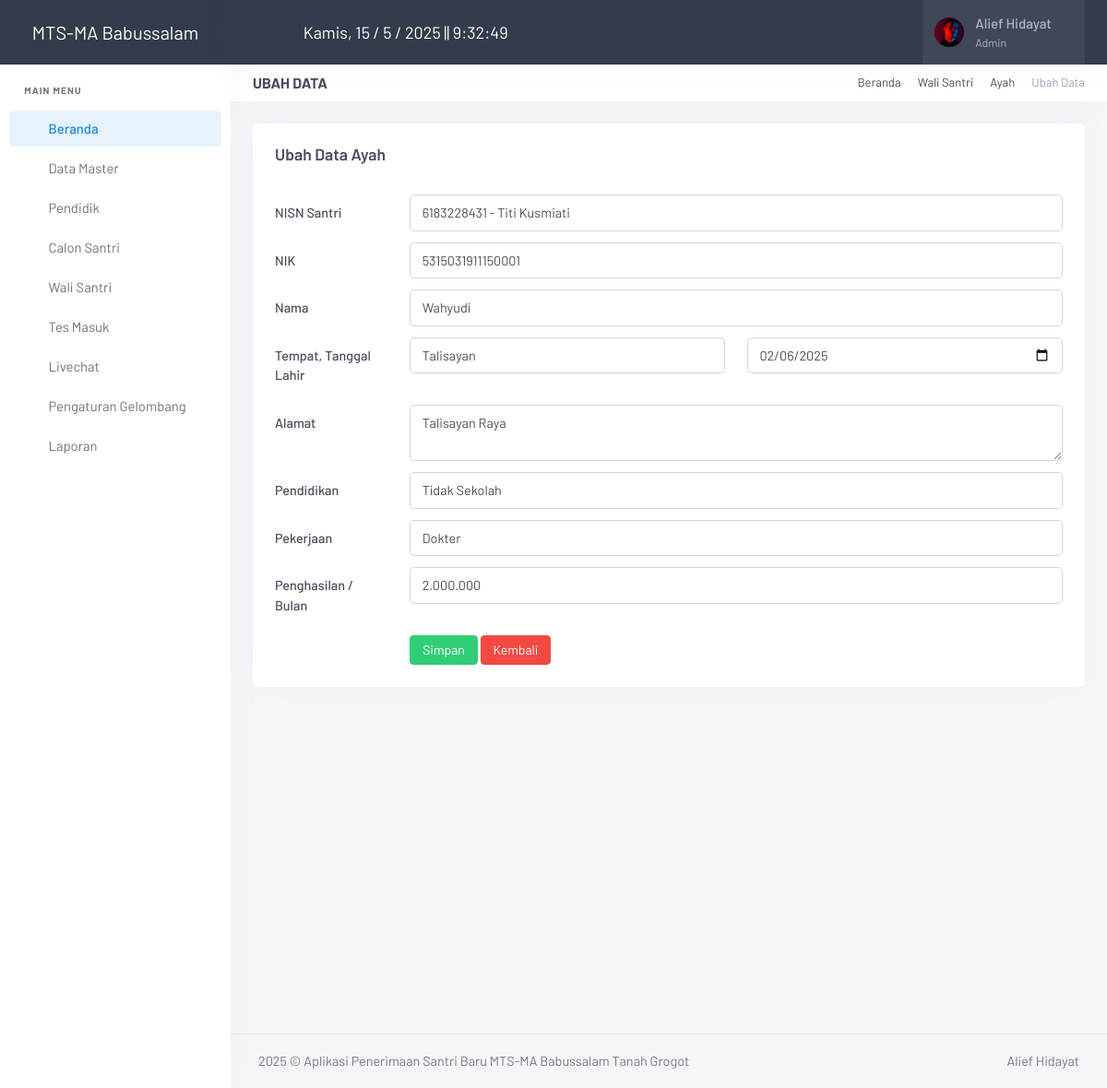
Page /admin/index.php?page=ayah&aksi=ubah&id_ayah=1 (signed in) on the committed database.
### tables this page shows
CREATE TABLE `meta` (
  `id_meta` int(11) NOT NULL,
  `instansi` varchar(255) DEFAULT NULL,
  `telp` varchar(50) DEFAULT NULL,
  `email` varchar(255) DEFAULT NULL,
  `alamat` text DEFAULT NULL,
  `logo` varchar(255) DEFAULT NULL,
  `pimpinan` varchar(255) DEFAULT NULL,
  `singkat` varchar(100) NOT NULL
);

CREATE TABLE `ayah` (
  `id_ayah` int(11) NOT NULL,
  `nisn` varchar(20) NOT NULL,
  `nama_ayah` varchar(255) NOT NULL,
  `nik_ayah` varchar(16) NOT NULL,
  `tmp_ayah` varchar(100) NOT NULL,
  `tgl_ayah` date NOT NULL,
  `alamat_ayah` text NOT NULL,
  `id_pendidikan_ayah` int(11) NOT NULL,
  `id_pekerjaan_ayah` int(11) NOT NULL,
  `penghasilan_ayah` int(11) NOT NULL
);

### admin/inc/koneksi.php (called while the page is built, shortened)
<?php
	$con = mysqli_connect("localhost","root","","db_santri");
?>
<?php $ambil_meta=$con->query("SELECT * FROM meta"); ?>
<?php $meta = $ambil_meta->fetch_assoc(); ?>

### admin/page/ayah/ubah.php (the view, shortened to what this page needs)
<?php
$id_ayah = $_GET['id_ayah'];
$sql = $con->query("SELECT * FROM ayah WHERE id_ayah='$id_ayah'");
$data = mysqli_fetch_assoc($sql);
?>
<div class="page-title-head d-flex align-items-center gap-2">
    <div class="flex-grow-1">
        <h4 class="fs-16 text-uppercase fw-bold mb-0">Ubah Data</h4>
    </div>
    <div class="text-end">
        <ol class="breadcrumb m-0 py-0 fs-13">
            <li class="breadcrumb-item"><a href="javascript: void(0);">Beranda</a></li>
            <li class="breadcrumb-item"><a href="javascript: void(0);">Wali Santri</a></li>
            <li class="breadcrumb-item"><a href="javascript: void(0);">Ayah</a></li>
            <li class="breadcrumb-item active">Ubah Data</li>
        </ol>
    </div>
</div>
<div class="row">
    <div class="col-12">
        <div class="card">
            <div class="card-body">
                <h4 class="header-title mb-2">
                    Ubah Data Ayah
                </h4>
                <br>
                <form method="post" enctype="multipart/form-data">
                    <div class="row mb-2">
                        <label class="col-sm-2 col-form-label">NISN Santri</label>
                        <div class="col-sm-10">
                            <select class="form-control select2" name="nisn" required>
                                <?php
                                $sql = mysqli_query($con, "SELECT * FROM calon_santri");
                                while ($kar = mysqli_fetch_array($sql)) {
                                    $selected = ($data['nisn'] == $kar['nisn']) ? 'selected' : '';
                                    echo "<option value='$kar[nisn]' $selected>$kar[nisn] - $kar[nama_lengkap]</option>";
                                }
                                ?>
                            </select>
                        </div>
                    </div>
                    <div class="row mb-2">
                        <label class="col-sm-2 col-form-label">NIK</label>
                        <div class="col-sm-10">
                            <input type="text" class="form-control" name="nik_ayah" value="<?= $data['nik_ayah'] ?>" required>
                        </div>
                    </div>
                    <div class="row mb-2">
                        <label class="col-sm-2 col-form-label">Nama</label>
                        <div class="col-sm-10">
                            <input type="text" class="form-control" name="nama_ayah" value="<?= $data['nama_ayah'] ?>" required>
                        </div>
                    </div>
                    <div class="row mb-2">
                        <label class="col-sm-2 col-form-label">Tempat, Tanggal Lahir</label>
                        <div class="col-sm-5">
                            <input type="text" class="form-control" name="tmp_ayah" value="<?= $data['tmp_ayah'] ?>" required>
                        </div>
                        <div class="col-sm-5">
                            <input type="date" class="form-control" name="tgl_ayah" value="<?= $data['tgl_ayah'] ?>" required>
                        </div>
                    </div>
                    <div class="row mb-2">
                        <label class="col-sm-2 col-form-label">Alamat</label>
                        <div class="col-sm-10">
                            <textarea class="form-control" name="alamat_ayah" required><?= $data['alamat_ayah'] ?></textarea>
                        </div>
                    </div>
                    <div class="row mb-2">
                        <label class="col-sm-2 col-form-label">Pendidikan</label>
                        <div class="col-sm-10">
                            <select class="form-control select2" name="id_pendidikan" required>
                                <?php
                                $sql = mysqli_query($con, "SELECT * FROM pendidikan");
                                while ($kar = mysqli_fetch_array($sql)) {
                                    $selected = ($data['id_pendidikan'] == $kar['id_pendidikan']) ? 'selected' : '';
                                    echo "<option value='$kar[id_pendidikan]' $selected>$kar[pendidikan]</option>";
                                }
                                ?>
                            </select>
                        </div>
                    </div>
                    <div class="row mb-2">
                        <label class="col-sm-2 col-form-label">Pekerjaan</label>
                        <div class="col-sm-10">
                            <select class="form-control select2" name="id_pekerjaan" required>
                                <?php
                                $sql = mysqli_query($con, "SELECT * FROM pekerjaan");
                                while ($kar = mysqli_fetch_array($sql)) {
                                    $selected = ($data['id_pekerjaan'] == $kar['id_pekerjaan']) ? 'selected' : '';
                                    echo "<option value='$kar[id_pekerjaan]' $selected>$kar[pekerjaan]</option>";
                                }
                                ?>
                            </select>
                        </div>
                    </div>
                    <div class="row mb-2">
                        <label class="col-sm-2 col-form-label">Penghasilan / Bulan</label>
                        <div class="col-sm-10">
                            <input type="text" class="form-control" name="penghasilan_ayah" id="penghasilan_ayah" onkeypress="return angka(event);" value="<?= number_format($data['penghasilan_ayah'], 0, ',', '.') ?>" required>
                        </div>
                    </div>
                    <div class="row">
                        <div class="col-sm-10 ms-auto">
                            <button type="submit" name="ubah" class="btn btn-success btn-sm">Simpan</button>
                            <a href="?page=ayah" class="btn btn-danger btn-sm">Kembali</a>
                        </div>
                    </div>
                </form>
            </div>
        </div>
    </div>
</div>

### admin/index.php (shortened to what this page needs)
<?php
include ("inc/koneksi.php");
if ($_SESSION['Admin'] || $_SESSION['Pimpinan']) {
?>
<!DOCTYPE html>
<html lang="en">
<head>
    <link href="assets/vendor/jsvectormap/jsvectormap.min.css" rel="stylesheet" type="text/css">
    <link href="assets/css/vendor.min.css" rel="stylesheet" type="text/css" />
    <link href="assets/css/app.min.css" rel="stylesheet" type="text/css" id="app-style" />
    <link href="assets/css/icons.min.css" rel="stylesheet" type="text/css" />
    <link href="assets/vendor/datatables.net-bs5/css/dataTables.bootstrap5.min.css" rel="stylesheet" type="text/css" />
    <link href="assets/vendor/datatables.net-responsive-bs5/css/responsive.bootstrap5.min.css" rel="stylesheet" type="text/css" />
    <link href="assets/vendor/datatables.net-fixedcolumns-bs5/css/fixedColumns.bootstrap5.min.css" rel="stylesheet" type="text/css" />
    <link href="assets/vendor/datatables.net-fixedheader-bs5/css/fixedHeader.bootstrap5.min.css" rel="stylesheet" type="text/css" />
    <link href="assets/vendor/datatables.net-buttons-bs5/css/buttons.bootstrap5.min.css" rel="stylesheet" type="text/css" />
    <link href="assets/vendor/datatables.net-select-bs5/css/select.bootstrap5.min.css" rel="stylesheet" type="text/css" />
</head>
<body>
    <?php
    if ($_SESSION['Admin']) { $user = $_SESSION['Admin']; }
    $sql = mysqli_query($con, "SELECT * FROM admin WHERE id_admin='$user'");
    $admin = mysqli_fetch_assoc($sql);
    ?>
    <div class="wrapper">
        <?php include "menu.php" ?>
        <header class="app-topbar">
            <div class="page-container topbar-menu">
                <div class="d-flex align-items-center gap-2">
                    <button class="sidenav-toggle-button px-2">
                        <i class="ti ti-menu-deep fs-24"></i>
                    </button>
                    <div id="current-time" class="time-display text-white"></div>
                </div>
                <div class="d-flex align-items-center gap-2">
                    <div class="topbar-item d-none d-sm-flex">
                        <button class="topbar-link" data-bs-toggle="offcanvas" data-bs-target="#theme-settings-offcanvas" type="button">
                            <i class="ti ti-settings fs-22"></i>
                        </button>
                    </div>
                    <div class="topbar-item d-none d-sm-flex">
                        <button class="topbar-link" id="light-dark-mode" type="button">
                            <i class="ti ti-moon fs-22"></i>
                        </button>
                    </div>
                    <div class="topbar-item nav-user">
                        <div class="dropdown">
                            <a class="topbar-link dropdown-toggle drop-arrow-none px-2" data-bs-toggle="dropdown" data-bs-offset="0,19" type="button" aria-haspopup="false" aria-expanded="false">
                                <img src="assets/gambar/admin/<?= $admin['foto'] ?>" width="32" class="rounded-circle me-lg-2 d-flex" alt="user-image">
                                <span class="d-lg-flex flex-column gap-1 d-none">
                                    <h5 class="my-0"><?= $admin['nama'] ?></h5>
                                    <h6 class="my-0 fw-normal"><?= $admin['level'] ?></h6>
                                </span>
                                <i class="ti ti-chevron-down d-none d-lg-block align-middle ms-2"></i>
                            </a>
                        </div>
                    </div>
                </div>
            </div>
        </header>
        <div class="page-content">
            <div class="page-container">
                <?php
                $page = $_GET['page'];
                $aksi = $_GET['aksi'];
                if ($page == "ayah")
                {
                    if ($aksi == "ubah") { include "page/ayah/ubah.php"; }
                }
                ?>
            </div>
            <footer class="footer">
                <div class="page-container">
                    <div class="row">
                        <div class="col-md-8 text-center text-md-start">
                            <script>document.write(new Date().getFullYear())</script> © Aplikasi Penerimaan Santri Baru <?= $meta['instansi'] ?> Tanah Grogot</span>
                        </div>
                        <div class="col-md-4">
                            <div class="text-md-end footer-links d-none d-md-block">
                                <a href="javascript: void(0);">Alief Hidayat</a>
                            </div>
                        </div>
                    </div>
                </div>
            </footer>
        </div>
    </div>
</body>
</html>
<?php
}else{
    echo '<script language="javascript">alert("Anda belum login, Klik OK untuk Login"); document.location="login.php";</script>';
    }
?>

### admin/menu.php (shortened to what this page needs)
<div class="sidenav-menu">
    <a href="index.php" class="logo">
        <span class="logo-light">
            <span class="logo-lg text-white" style="font-size: 20px;"><?= $meta['instansi'] ?></span>
        </span>
    </a>
    <div data-simplebar>
        <ul class="side-nav table-responsive">
            <li class="side-nav-title">Main Menu</li>
            <li class="side-nav-item">
                <a href="index.php" class="side-nav-link">
                    <span class="menu-icon"><i class="ti ti-home"></i></span>
                    <span class="menu-text"> Beranda </span>
                </a>
            </li>
            <li class="side-nav-item">
                <a data-bs-toggle="collapse" href="#sidebarDTMaster" aria-expanded="false" aria-controls="sidebarDTMaster"
                    class="side-nav-link">
                    <span class="menu-icon"><i class="ti ti-database"></i></span>
                    <span class="menu-text"> Data Master</span>
                    <span class="menu-arrow"></span>
                </a>
            </li>
            <li class="side-nav-item">
                <a href="?page=pendidik" class="side-nav-link">
                    <span class="menu-icon"><i class="ti ti-user"></i></span>
                    <span class="menu-text"> Pendidik </span>
                </a>
            </li>
            <li class="side-nav-item">
                <a data-bs-toggle="collapse" href="#sidebarCsantri" aria-expanded="false" aria-controls="sidebarCsantri"
                    class="side-nav-link">
                    <span class="menu-icon"><i class="ti ti-users"></i></span>
                    <span class="menu-text"> Calon Santri</span>
                    <span class="menu-arrow"></span>
                </a>
            </li>
            <li class="side-nav-item">
                <a data-bs-toggle="collapse" href="#sidebarWaliSantri" aria-expanded="false" aria-controls="sidebarWaliSantri"
                    class="side-nav-link">
                    <span class="menu-icon"><i class="ti ti-users"></i></span>
                    <span class="menu-text"> Wali Santri</span>
                    <span class="menu-arrow"></span>
                </a>
            </li>
            <li class="side-nav-item">
                <a href="?page=tes_masuk" class="side-nav-link">
                    <span class="menu-icon"><i class="ti ti-edit"></i></span>
                    <span class="menu-text"> Tes Masuk </span>
                </a>
            </li>
            <li class="side-nav-item">
                <a href="?page=livechat" class="side-nav-link">
                    <span class="menu-icon"><i class="ti ti-message-circle"></i></span>
                    <span class="menu-text"> Livechat </span>
                </a>
            </li>
            <li class="side-nav-item">
                <a href="?page=pengaturan_gelombang" class="side-nav-link">
                    <span class="menu-icon"><i class="ti ti-message-circle"></i></span>
                    <span class="menu-text"> Pengaturan Gelombang </span>
                </a>
            </li>
            <li class="side-nav-item">
                <a data-bs-toggle="collapse" href="#sidebarLaporan" aria-expanded="false" aria-controls="sidebarLaporan"
                    class="side-nav-link">
                    <span class="menu-icon"><i class="ti ti-printer"></i></span>
                    <span class="menu-text"> Laporan</span>
                    <span class="menu-arrow"></span>
                </a>
            </li>
        </ul>
    </div>
</div>

### admin/index.php (style rules this page uses)
.sidenav-toggle-button, .topnav-toggle-button { background-color: transparent; border: none; cursor: pointer; }
.time-display { font-size: 18px; }

### rows in the picture
meta: instansi "MTS-MA Babussalam"
ayah: nik_ayah "5315031911150001", nama_ayah "Wahyudi", tmp_ayah "Talisayan", tgl_ayah "02/06/2025", alamat_ayah "Talisayan Raya", penghasilan_ayah "2.000.000"

### other values in the picture
$admin['nama'] "Alief Hidayat"
$admin['level'] "Admin"
form field nisn "6183228431 - Titi Kusmiati"
form field id_pendidikan "Tidak Sekolah"
form field id_pekerjaan "Dokter"
